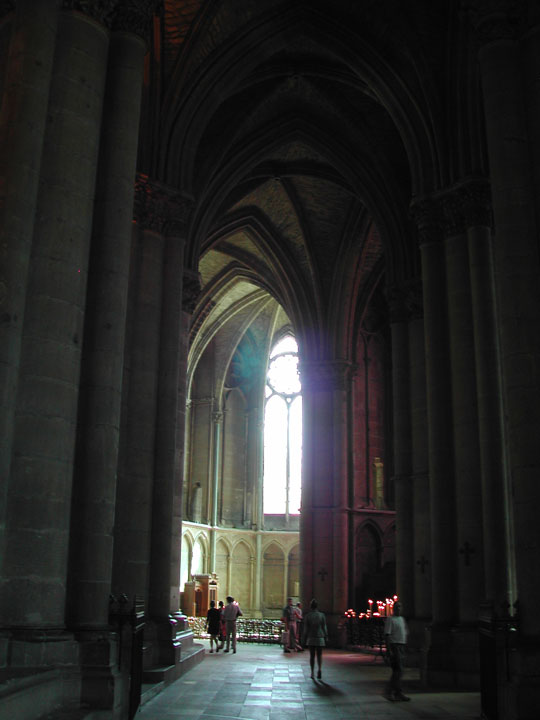
#> input picture data/input_cathedral.png, 540 x 720 px
$ python main.py
#> lines starting #> are read from the running program, lines starting #| are printed output that depends on the picture
### sef.py
import numpy as np
import cv2
from skimage import color

import pyramid_fusion


"""
Python implementation of Charles Hessel's simulated exposure fusion MATLAB code.

Rewritten in 2022, Thomas Eboli, Centre Borelli, ENS Paris-Saclay

"""


def simulated_exposure_fusion(u, M=None, n_scales=0, alpha=4, beta=0.5, lambd=0.125, S_black=1, S_white=99):
    """Single-image tone-mapping with the Exposure Fusion algorithm, based on
    Charles Hessel, IPOL' 19: Simulated Exposure Fusion
    """
#> called with n_scales = 0, alpha = 4, beta = 0.5, lambd = 0.125, S_black = 1, S_white = 99
    assert(u.dtype == np.float32)

    ## Find the optimal number of images
    if u.ndim == 3:
        z = color.rgb2hsv(u)
#> z: shape (720, 540, 3) float32; mean of channels 0, 1, 2 0.196, 0.0874, 0.169
        l = z[..., 2]
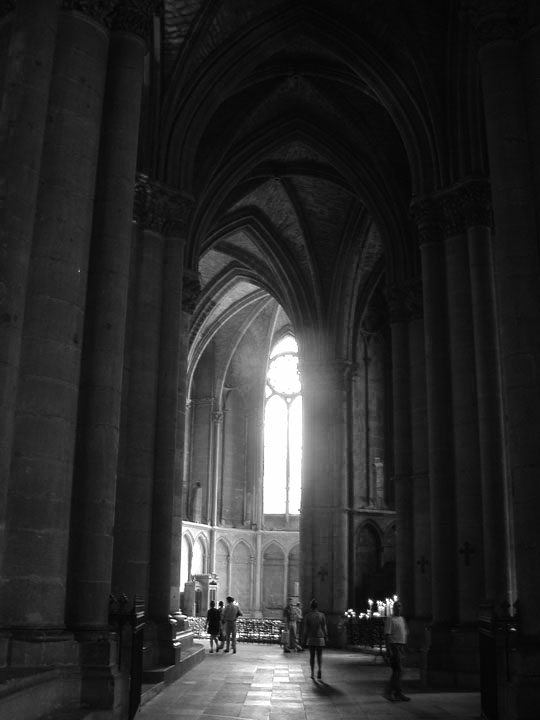
#> l: shape (720, 540) float32; min 0, max 1, mean 0.169
    else:
        l = u

    c = u / (l[..., None] + 1e-8)
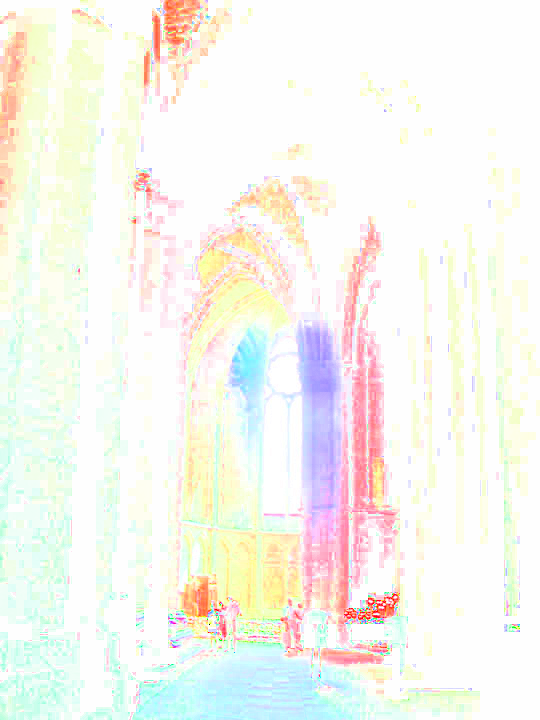
#> c: shape (720, 540, 3) float32; mean R, G, B 0.969, 0.968, 0.938

    cval = np.median(u)
#> cval = 0.098

    ## Find the right
    if M is not None and M > 0:
        Mp = M - 1
        Ns = int(np.floor(Mp * cval))
        N = Mp - Ns
        Nx = max(N, Ns)
    else:
        Mp = 1
        Ns = int(np.floor(Mp * cval))
#> Ns = 0
        N = Mp - Ns
#> N = 1
        Nx = max(N, Ns)
#> Nx = 1
        tmax1 =  (1     + (Ns+1) * (beta-1) / Mp) / (alpha**(1/Nx))
#> tmax1 = 0.125
        tmin1s = (-beta + (Ns-1) * (beta-1) / Mp) / (alpha**(1/Nx)) + 1
#> tmin1s = 1
        tmax0 =  1      + Ns * (beta-1) / Mp
#> tmax0 = 1
        tmin0 =  1-beta + Ns * (beta-1) / Mp
#> tmin0 = 0.5
        while tmax1 < tmin0 or tmax0 < tmin1s:
            Mp = Mp + 1
            Ns = int(np.floor(Mp * cval))
            N = Mp - Ns
            Nx = max(N, Ns)
            tmax1 =  (1     + (Ns+1) * (beta-1) / Mp) / (alpha**(1/Nx))
            tmin1s = (-beta + (Ns-1) * (beta-1) / Mp) / (alpha**(1/Nx)) + 1
            tmax0 =  1      + Ns * (beta-1) / Mp
            tmin0 =  1-beta + Ns * (beta-1) / Mp
            if Mp > 49:
                print('M is limited to 50')
                break
#> this loop made 2 passes
#> (Mp, Ns, N, Nx, tmax1, tmin1s, tmax0, tmin0) on passes 1 to 2: (2, 0, 2, 2, 0.375, 0.875, 1, 0.5), (3, 0, 3, 3, 0.525, 0.79, 1, 0.5)
#> after the loop, Mp = 3
    print('M = %d, with N = %d and Ns = %d.' % (Mp + 1, N, Ns))
#| M = 4, with N = 3 and Ns = 0.

    ## Remapping functions
    f = lambda t, k: alpha**(k/Nx) * t
    fs = lambda t, k: alpha**(-k/Nx) * (t-1) + 1

    r = lambda k: (1-beta/2) - (k+Ns)*(1-beta)/Mp
    a = beta / 2 + lambd
    b = beta / 2 - lambd
    g = lambda t, k: (np.abs(t - r(k)) <= beta / 2) * t + \
                     (np.abs(t - r(k)) > beta / 2) * \
                     (np.sign(t - r(k)) * (a - lambd**2 / \
                     (np.abs(t - r(k)) - b + (np.abs(t - r(k)) == b)))  + r(k))

    h  = lambda t, k: g(f(t,  k), k)
    hs = lambda t, k: g(fs(t, k), k)

    dg = lambda t, k: (np.abs(t - r(k)) <= beta / 2) * 1 + \
                      (np.abs(t - r(k)) > beta / 2) * \
                      (lambd**2 / (np.abs(t - r(k)) - b + (np.abs(t - r(k)) == b))**2)


    dh = lambda t, k: alpha**(k/Nx) * dg(f(t, k), k).astype(np.float32)
    dhs = lambda t, k: alpha**(-k/Nx) * dg(fs(t, k), k).astype(np.float32)

    ## Create the sequence of images
    seq = []
    wc = []
    for k in range(-Ns, N+1, 1):
        if k < 0:
            seq.append(hs(l, k))
            wc.append(dhs(l, k))
        else:
            seq.append(h(l, k))
            wc.append(dh(l, k))
#> after the loop, seq = 4 items; wc = 4 items

    seq = np.stack(seq, axis=0)
    wc = np.stack(wc, axis=0)

    clipsup = seq > 1
    clipinf = seq < 0
    seq[clipsup] = 1
    seq[clipinf] = 0
    wc[clipsup] = 0
    wc[clipinf] = 0

    ## Well-exposedness weights
    we = np.zeros_like(seq)
    for n in range(seq.shape[0]):
        we[n] = np.exp(-0.5 * (seq[n] - 0.5)**2 / 0.2**2)

    ## Final normalized weights
    w = wc * we + 1e-8
    w /= np.sum(w, axis=0, keepdims=True)

    ## Multi-scale blending
    lp = pyramid_fusion.multiscale_blending(seq, w, n_scales)

    # Normalize result
    v = lp[..., None] * c
    v_norm = robust_normalization(v, S_black=S_black, S_white=S_white)

    return v_norm


# [9 lines left out: function rho, not called in this run]


def robust_normalization(image, S_white=99, S_black=1):
    N = image.shape[0] * image.shape[1]
    im_max = np.max(image, axis=-1)
    im_min = np.min(image, axis=-1)
    im_smax = np.sort(im_max.flatten())
    im_smin = np.sort(im_min.flatten())
    val_max = im_smax.flatten()[int(np.ceil(1 - S_white/100) * N - 1)]
    val_min = im_smin.flatten()[int(np.floor(S_black / 100 * N))]
    image_norm = np.clip((image - val_min) / (val_max - val_min), 0.0, 1.0)

    return image_norm

### pyramid_fusion.py
import numpy as np
from scipy import ndimage


"""
Python implementation of Tom Mertens's pyramid blending MATLAB code.

Copyright (c) 2015, Tom Mertens
All rights reserved.

Rewritten in 2022, Thomas Eboli, Centre Borelli, ENS Paris-Saclay

Redistribution and use in source and binary forms, with or without
modification, are permitted provided that the following conditions are met:

* Redistributions of source code must retain the above copyright notice, this
  list of conditions and the following disclaimer.

* Redistributions in binary form must reproduce the above copyright notice,
  this list of conditions and the following disclaimer in the documentation
  and/or other materials provided with the distribution.

THIS SOFTWARE IS PROVIDED BY THE COPYRIGHT HOLDERS AND CONTRIBUTORS "AS IS"
AND ANY EXPRESS OR IMPLIED WARRANTIES, INCLUDING, BUT NOT LIMITED TO, THE
IMPLIED WARRANTIES OF MERCHANTABILITY AND FITNESS FOR A PARTICULAR PURPOSE ARE
DISCLAIMED. IN NO EVENT SHALL THE COPYRIGHT HOLDER OR CONTRIBUTORS BE LIABLE
FOR ANY DIRECT, INDIRECT, INCIDENTAL, SPECIAL, EXEMPLARY, OR CONSEQUENTIAL
DAMAGES (INCLUDING, BUT NOT LIMITED TO, PROCUREMENT OF SUBSTITUTE GOODS OR
SERVICES; LOSS OF USE, DATA, OR PROFITS; OR BUSINESS INTERRUPTION) HOWEVER
CAUSED AND ON ANY THEORY OF LIABILITY, WHETHER IN CONTRACT, STRICT LIABILITY,
OR TORT (INCLUDING NEGLIGENCE OR OTHERWISE) ARISING IN ANY WAY OUT OF THE USE
OF THIS SOFTWARE, EVEN IF ADVISED OF THE POSSIBILITY OF SUCH DAMAGE.

"""


def multiscale_blending(seq, W, n_scales):
#> called with seq = array of shape (4, 720, 540), W = array of shape (4, 720, 540), n_scales = 0
    if n_scales == 0:
        auto_ref = True
    else:
        auto_ref = False
    if n_scales == -1:
        auto_min = True
    else:
        auto_min = False
    if n_scales == -2:
        auto_max = True
    else:
        auto_max = False

    n, h, w = seq.shape
#> n = 4; h = 720; w = 540

    # automatic setting of the number of scales
    if auto_ref or auto_min or auto_max:
        n_scale_ref = int(np.floor(np.log(min(h, w)) / np.log(2)))
#> n_scale_ref = 9

        n_sacles = 1
        hp = h
#> hp = 720
        wp = w
#> wp = 540

        while (auto_ref and (n_scales < n_scale_ref)) or (auto_min and (hp > 1 and wp > 1)) or (auto_max and (hp > 1 or wp > 1)):
            n_scales = n_scales + 1
            hp = int(np.ceil(hp / 2))
            wp = int(np.ceil(wp / 2))
#> after the loop, n_scales = 9

    # allocate memory for pyr
    pyr = []
    hp = h
#> hp = 720
    wp = w
#> wp = 540
    for scale in range(n_scales):
        pyr.append(np.zeros((hp, wp), dtype=seq.dtype))
        hp = int(np.ceil(hp / 2))
        wp = int(np.ceil(wp / 2))

    # multiresolution blending
    filter1d = np.array([0.0625, 0.25, 0.375, 0.25, 0.0625], dtype=seq.dtype)
#> filter1d = [0.0625, 0.25, 0.375, 0.25, 0.0625]
    for i in range(n):
        # construct the pyramids for each image
        pyrW = gaussian_pyramid(W[i], filter1d, n_scales)  # tuple of (hp,wp) arrays
        pyrI = laplacian_pyramid(seq[i], filter1d, n_scales)

        # blend
        for scale in range(n_scales):
            pyr[scale] = pyr[scale] + pyrW[scale] * pyrI[scale]
#> this loop made 4 passes
#> pass 1, in downsample (call 2), `R = ndimage.convolve1d(I, filter1d, axis=-1, mode='reflect')`:
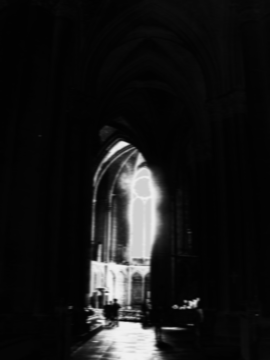
#> R: shape (360, 270) float32; min 0.00955, max 0.945, mean 0.093
#> after the loop, pyr = 9 items

    # reconstruct
    out = pyr[-1]
#> out = [[0.322, 0.25, 0.191], [0.4, 0.374, 0.288], [0.435, 0.469, 0.35]]
    for l in range(n_scales-2, -1, -1):
        odd = 2 * np.array(out.shape[-2:]) - np.array(pyr[l].shape[-2:])
        out = pyr[l] + upsample(out, odd, filter1d)
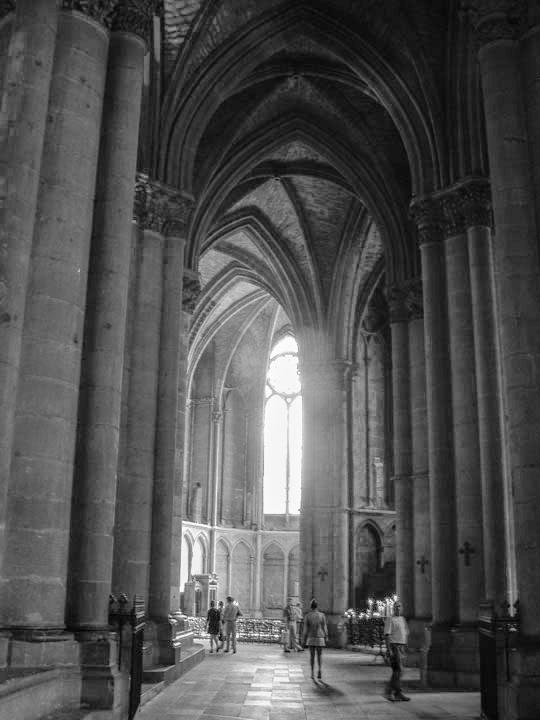
#> out: shape (720, 540) float32; min 0.0613, max 1.06, mean 0.374; drawn with min black and max white

    return out


def upsample(I, odd, filter1d):
    # increase resolution
    I = np.pad(I, [(1, 1), (1, 1)], mode='edge')
    r = 2 * I.shape[-2]
    c = 2 * I.shape[-1]
    R = np.zeros((r, c), dtype=I.dtype)
    R[0:r:2, 0:c:2] = 4 * I

    # interpolate, convolve with separable filter
    R = ndimage.convolve1d(R, filter1d, axis=-1)  # horizontal pass
    R = ndimage.convolve1d(R, filter1d, axis=-2)  # vertical pass

    # remove the border
    R = R[2:r-2-odd[0], 2:c-2-odd[1]]

    return R


def downsample(I, filter1d):
	# low pass, convolve with separable filter
	R = ndimage.convolve1d(I, filter1d, axis=-1, mode='reflect')  # horizontal pass
	R = ndimage.convolve1d(R, filter1d, axis=-2, mode='reflect')  # vertical pass

	# decimate
	R = R[0::2, 0::2]

	return R


def gaussian_pyramid(I, filter1d, n_level=None):
	r = I.shape[0]
	c = I.shape[1]

	if n_level is None:
		# compute the highest level possible in the pyramid
		n_level = int(np.floor(np.log(min(r, c)) / np.log(2)))

	# start by copying the image to the finest level
	pyr = [I]

	# recursively downsample the image
	for l in range(1, n_level):
		I = downsample(I, filter1d)
		pyr.append(I)

	return tuple(pyr)


def laplacian_pyramid(I, filter1d, n_level=None):
	r = I.shape[0]
	c = I.shape[1]

	if n_level is None:
		# compute the highest level possible in the pyramid
		n_level = int(np.floor(np.log(min(r, c)) / np.log(2)))

	# start by copying the image to the finest level
	pyr = []
	J = I
	for l in range(n_level - 1):
		# apply low pass filter, and downsample
		I = downsample(J, filter1d)
		odd = 2 * np.array(I.shape[-2:]) - np.array(J.shape[-2:])  # for each dimensaion, check
		# if the upsampled verseion has to be odd in each level, store the difference between
		# timage and upsampled low pass version
		pyr.append(J - upsample(I, odd, filter1d))
		J = I  # continue with the low pass image

	pyr.append(J)  # the coarsest level contains the residual low pass image

	return tuple(pyr)

### main.py
import numpy as numpy
from skimage import img_as_float32, img_as_ubyte, io
import time

import sef

alpha = 4
beta = 0.5

img = img_as_float32(io.imread('data/input_cathedral.png'))
# img = img_as_float32(io.imread('data/input_horse.png'))

start = time.time()
img_pred = sef.simulated_exposure_fusion(img)
#> in simulated_exposure_fusion, `v = lp[..., None] * c`:
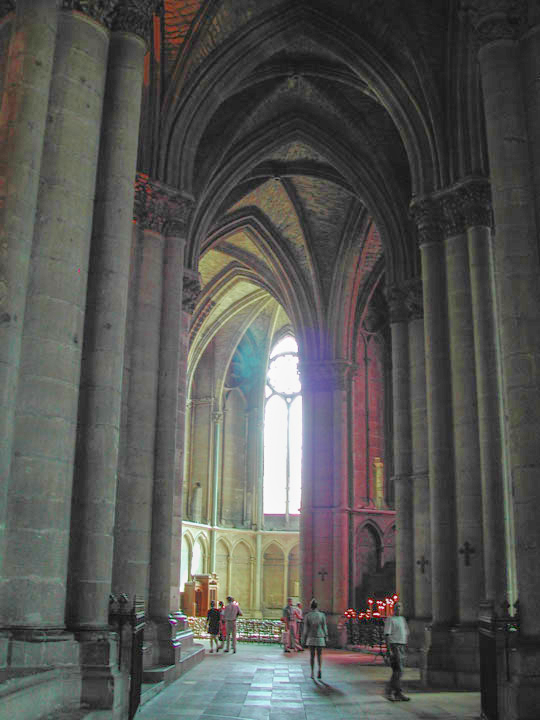
#> v: shape (720, 540, 3) float32; mean R, G, B 0.358, 0.358, 0.345; drawn with min black and max white
#> in robust_normalization, `im_min = np.min(image, axis=-1)`:
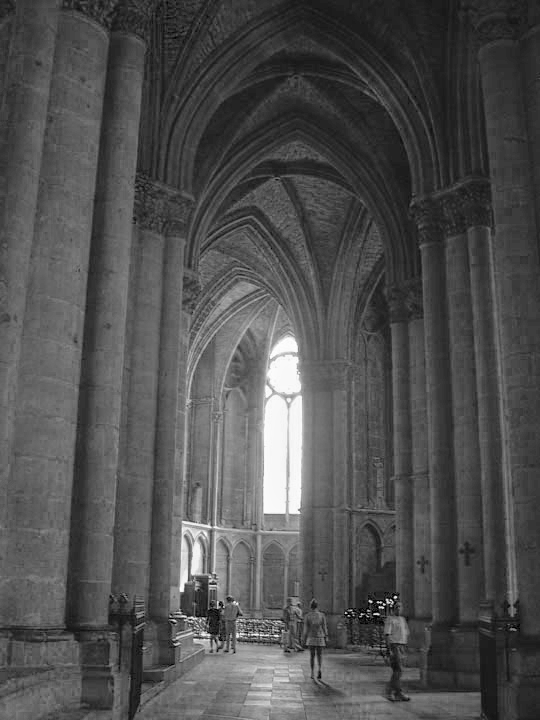
#> im_min: shape (720, 540) float32; min 0, max 1.05, mean 0.33; drawn with min black and max white
#> in robust_normalization, `val_max = im_smax.flatten()[int(np.ceil(1 - S_white/100) * N - 1)]`: val_max = 1.06
#> in robust_normalization, `val_min = im_smin.flatten()[int(np.floor(S_black / 100 * N))]`: val_min = 0.119
#> in robust_normalization, `image_norm = np.clip((image - val_min) / (val_max - val_min), 0.0, 1.0)`:
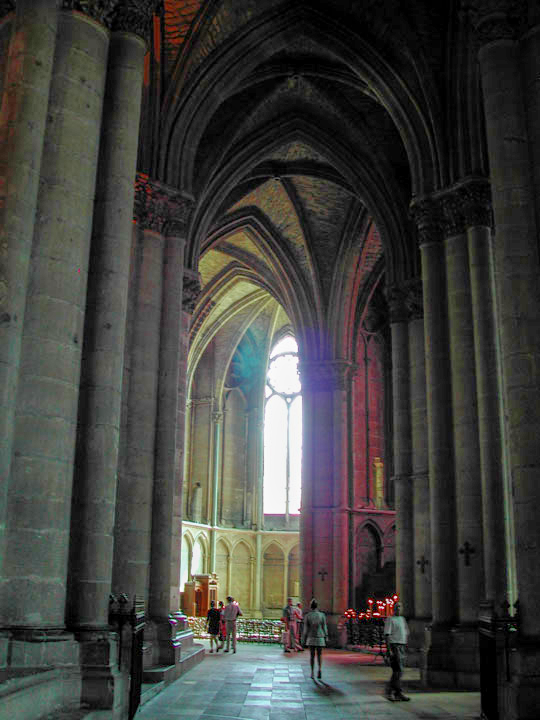
#> image_norm: shape (720, 540, 3) float32; mean R, G, B 0.254, 0.255, 0.241
print('Done in %2.2f seconds' % (time.time() - start))

io.imsave('res.png', img_as_ubyte(img_pred))

$ run again, with data/input_horse.png copied over data/input_cathedral.png
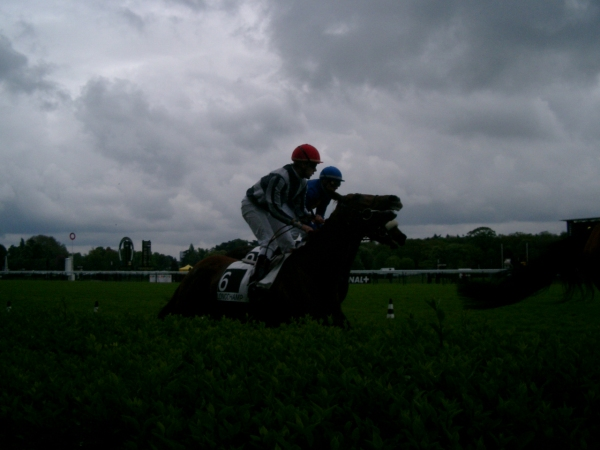
#> input picture data/input_horse.png, 600 x 450 px
#> z: shape (450, 600, 3) float32; mean of channels 0, 1, 2 0.453, 0.444, 0.334
#> cval = 0.286
#> in simulated_exposure_fusion, `Ns = int(np.floor(Mp * cval))`: Ns = 0
#> in simulated_exposure_fusion, `N = Mp - Ns`: N = 1
#> in simulated_exposure_fusion, `tmax1 =  (1     + (Ns+1) * (beta-1) / Mp) / (alpha**(1/Nx))`: tmax1 = 0.125
#> in simulated_exposure_fusion, `tmin1s = (-beta + (Ns-1) * (beta-1) / Mp) / (alpha**(1/Nx)) + 1`: tmin1s = 1
#> in simulated_exposure_fusion, `tmin0 =  1-beta + Ns * (beta-1) / Mp`: tmin0 = 0.5
#> the loop in simulated_exposure_fusion, `while tmax1 < tmin0 or tmax0 < tmin1s:` made 2 passes
#> (Mp, Ns, N, Nx, tmax1, tmin1s, tmax0, tmin0) on passes 1 to 2: (2, 0, 2, 2, 0.375, 0.875, 1, 0.5), (3, 0, 3, 3, 0.525, 0.79, 1, 0.5)
#> after the loop in simulated_exposure_fusion, `while tmax1 < tmin0 or tmax0 < tmin1s:`: Mp = 3
#| M = 4, with N = 3 and Ns = 0.
#> after the loop in simulated_exposure_fusion, `for k in range(-Ns, N+1, 1):`: seq = 4 items
#> the loop in multiscale_blending, `for i in range(n):` made 4 passes
#> pass 1, in downsample, `R = ndimage.convolve1d(I, filter1d, axis=-1, mode='reflect')`:
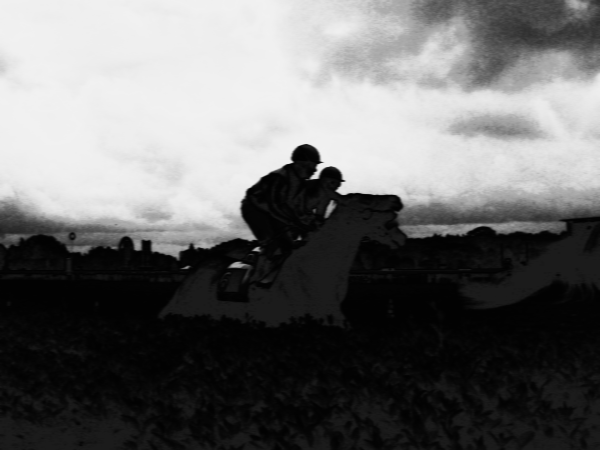
#> R: shape (450, 600) float32; min 0.00952, max 0.945, mean 0.42
#> after the loop in multiscale_blending, `for i in range(n):`: pyr = 8 items
#> in multiscale_blending, `out = pyr[-1]`: out = [[0.756, 0.774, 0.708, 0.627, 0.625], [0.671, 0.679, 0.629, 0.591, 0.596], [0.454, 0.463, 0.393, 0.375, 0.396], [0.187, 0.206, 0.2, 0.197, 0.178]]
#> val_max = 0.891
#> val_min = 0
#> in robust_normalization, `image_norm = np.clip((image - val_min) / (val_max - val_min), 0.0, 1.0)`:
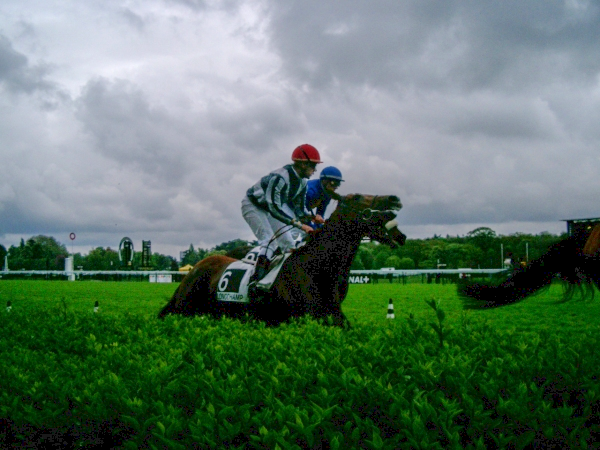
#> image_norm: shape (450, 600, 3) float32; mean R, G, B 0.364, 0.459, 0.397
